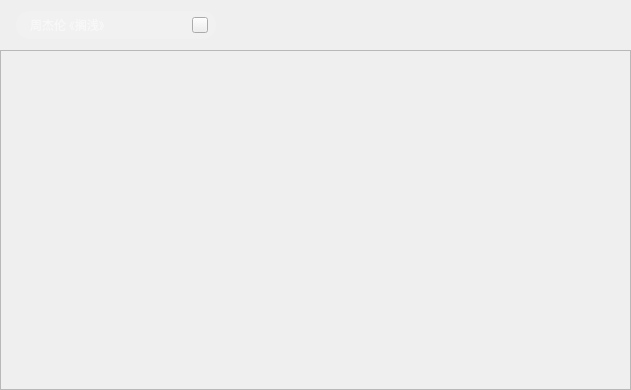
<?xml version="1.0" encoding="UTF-8"?>
<ui version="4.0">
 <class>mv</class>
 <widget class="QWidget" name="mv">
  <property name="geometry">
   <rect>
    <x>0</x>
    <y>0</y>
    <width>631</width>
    <height>390</height>
   </rect>
  </property>
  <property name="windowTitle">
   <string>Form</string>
  </property>
  <layout class="QVBoxLayout" name="verticalLayout">
   <property name="spacing">
    <number>0</number>
   </property>
   <property name="leftMargin">
    <number>0</number>
   </property>
   <property name="topMargin">
    <number>0</number>
   </property>
   <property name="rightMargin">
    <number>0</number>
   </property>
   <property name="bottomMargin">
    <number>0</number>
   </property>
   <item>
    <widget class="QWidget" name="widget_mv_find" native="true">
     <property name="minimumSize">
      <size>
       <width>0</width>
       <height>50</height>
      </size>
     </property>
     <property name="maximumSize">
      <size>
       <width>16777215</width>
       <height>50</height>
      </size>
     </property>
     <layout class="QHBoxLayout" name="horizontalLayout_11">
      <property name="spacing">
       <number>0</number>
      </property>
      <property name="leftMargin">
       <number>16</number>
      </property>
      <property name="topMargin">
       <number>0</number>
      </property>
      <property name="rightMargin">
       <number>16</number>
      </property>
      <property name="bottomMargin">
       <number>0</number>
      </property>
      <item>
       <widget class="QWidget" name="widget_seachMV" native="true">
        <property name="minimumSize">
         <size>
          <width>200</width>
          <height>28</height>
         </size>
        </property>
        <property name="maximumSize">
         <size>
          <width>200</width>
          <height>28</height>
         </size>
        </property>
        <widget class="QLineEdit" name="lineEdit_searchMV">
         <property name="geometry">
          <rect>
           <x>0</x>
           <y>0</y>
           <width>200</width>
           <height>28</height>
          </rect>
         </property>
         <property name="minimumSize">
          <size>
           <width>200</width>
           <height>28</height>
          </size>
         </property>
         <property name="maximumSize">
          <size>
           <width>200</width>
           <height>28</height>
          </size>
         </property>
         <property name="styleSheet">
          <string notr="true">#lineEdit_searchMV
{
	font-size: 12px;
	font-family: 微软雅黑;
	color: rgba(255, 255, 255, 1);
	background: rgba(255, 255, 255, 0.15);
	border-radius: 14px;
	padding-left:12px;
	padding-right:24px;
}</string>
         </property>
         <property name="placeholderText">
          <string>周杰伦 《搁浅》</string>
         </property>
        </widget>
        <widget class="QPushButton" name="pushButton_searchMV">
         <property name="geometry">
          <rect>
           <x>176</x>
           <y>6</y>
           <width>16</width>
           <height>16</height>
          </rect>
         </property>
         <property name="minimumSize">
          <size>
           <width>16</width>
           <height>16</height>
          </size>
         </property>
         <property name="maximumSize">
          <size>
           <width>16</width>
           <height>16</height>
          </size>
         </property>
         <property name="cursor">
          <cursorShape>PointingHandCursor</cursorShape>
         </property>
         <property name="styleSheet">
          <string notr="true">border-image: url(:/musicPlayer/image/musicPlayer/yyjy_ssxl_icon.png);</string>
         </property>
        </widget>
       </widget>
      </item>
      <item>
       <spacer name="horizontalSpacer_7">
        <property name="orientation">
         <enum>Qt::Horizontal</enum>
        </property>
        <property name="sizeHint" stdset="0">
         <size>
          <width>312</width>
          <height>20</height>
         </size>
        </property>
       </spacer>
      </item>
     </layout>
    </widget>
   </item>
   <item>
    <widget class="QScrollArea" name="scrollArea_mv">
     <property name="styleSheet">
      <string notr="true">QScrollArea { border:none; background: transparent; }
QScrollArea &gt; QWidget &gt; QWidget { background: transparent; }
QScrollArea &gt; QWidget &gt; QScrollBar { background: palette(base); }</string>
     </property>
     <property name="widgetResizable">
      <bool>true</bool>
     </property>
     <widget class="QWidget" name="scrollAreaWidgetContents">
      <property name="geometry">
       <rect>
        <x>0</x>
        <y>0</y>
        <width>631</width>
        <height>340</height>
       </rect>
      </property>
     </widget>
    </widget>
   </item>
  </layout>
 </widget>
 <resources>
  <include location="../../MediaPlayer.qrc"/>
 </resources>
 <connections/>
</ui>
